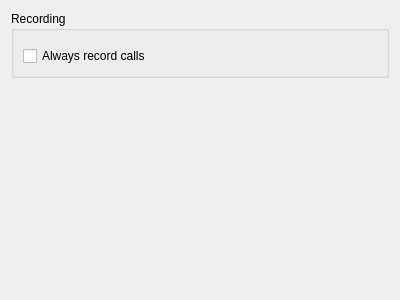
<?xml version="1.0" encoding="UTF-8"?>
<ui version="4.0">
 <class>DlgAudioRecording</class>
 <widget class="QWidget" name="DlgAudioRecording">
  <property name="geometry">
   <rect>
    <x>0</x>
    <y>0</y>
    <width>400</width>
    <height>300</height>
   </rect>
  </property>
  <layout class="QVBoxLayout" name="verticalLayout">
   <item>
    <widget class="QGroupBox" name="groupBox1_recordGeneral">
     <property name="sizePolicy">
      <sizepolicy hsizetype="Preferred" vsizetype="Fixed">
       <horstretch>0</horstretch>
       <verstretch>0</verstretch>
      </sizepolicy>
     </property>
     <property name="title">
      <string>Recording</string>
     </property>
     <layout class="QGridLayout" name="gridLayout">
      <item row="0" column="1">
       <widget class="KUrlRequester" name="KUrlRequester_destinationFolder">
        <property name="sizePolicy">
         <sizepolicy hsizetype="Preferred" vsizetype="Preferred">
          <horstretch>0</horstretch>
          <verstretch>0</verstretch>
         </sizepolicy>
        </property>
        <property name="placeholderText" stdset="0">
         <string>Destination folder</string>
        </property>
       </widget>
      </item>
      <item row="1" column="0" colspan="2">
       <widget class="QCheckBox" name="m_pAlwaysRecordCK">
        <property name="text">
         <string>Always record calls</string>
        </property>
       </widget>
      </item>
     </layout>
    </widget>
   </item>
   <item>
    <spacer name="verticalSpacer">
     <property name="orientation">
      <enum>Qt::Vertical</enum>
     </property>
     <property name="sizeHint" stdset="0">
      <size>
       <width>20</width>
       <height>199</height>
      </size>
     </property>
    </spacer>
   </item>
  </layout>
 </widget>
 <customwidgets>
  <customwidget>
   <class>KUrlRequester</class>
   <extends>QFrame</extends>
   <header>kurlrequester.h</header>
  </customwidget>
 </customwidgets>
 <resources/>
 <connections/>
</ui>
